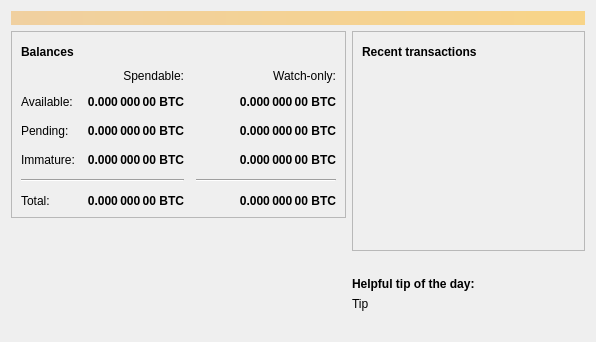
<?xml version="1.0" encoding="UTF-8"?>
<ui version="4.0">
 <class>OverviewPage</class>
 <widget class="QWidget" name="OverviewPage">
  <property name="geometry">
   <rect>
    <x>0</x>
    <y>0</y>
    <width>596</width>
    <height>342</height>
   </rect>
  </property>
  <property name="windowTitle">
   <string>Form</string>
  </property>
  <layout class="QVBoxLayout" name="topLayout">
   <item>
    <widget class="QLabel" name="labelAlerts">
     <property name="visible">
      <bool>false</bool>
     </property>
     <property name="styleSheet">
      <string notr="true">QLabel { background-color: qlineargradient(x1: 0, y1: 0, x2: 1, y2: 0, stop:0 #F0D0A0, stop:1 #F8D488); color:#000000; }</string>
     </property>
     <property name="wordWrap">
      <bool>true</bool>
     </property>
     <property name="margin">
      <number>3</number>
     </property>
     <property name="textInteractionFlags">
      <set>Qt::TextSelectableByMouse</set>
     </property>
    </widget>
   </item>
   <item>
    <layout class="QHBoxLayout" name="horizontalLayout" stretch="1,1">
     <item>
      <layout class="QVBoxLayout" name="verticalLayout_2">
       <item>
        <widget class="QFrame" name="frame">
         <property name="frameShape">
          <enum>QFrame::StyledPanel</enum>
         </property>
         <property name="frameShadow">
          <enum>QFrame::Raised</enum>
         </property>
         <layout class="QVBoxLayout" name="verticalLayout_4">
          <item>
           <layout class="QHBoxLayout" name="horizontalLayout_4">
            <item>
             <widget class="QLabel" name="label_5">
              <property name="font">
               <font>
                <weight>75</weight>
                <bold>true</bold>
               </font>
              </property>
              <property name="text">
               <string>Balances</string>
              </property>
             </widget>
            </item>
            <item>
             <widget class="QPushButton" name="labelWalletStatus">
              <property name="enabled">
               <bool>true</bool>
              </property>
              <property name="maximumSize">
               <size>
                <width>30</width>
                <height>16777215</height>
               </size>
              </property>
              <property name="toolTip">
               <string>The displayed information may be out of date. Your wallet automatically synchronizes with the Bokkcoin network after a connection is established, but this process has not completed yet.</string>
              </property>
              <property name="text">
               <string/>
              </property>
              <property name="icon">
               <iconset resource="../bitcoin.qrc">
                <normaloff>:/icons/warning</normaloff>
                <disabledoff>:/icons/warning</disabledoff>:/icons/warning</iconset>
              </property>
              <property name="iconSize">
               <size>
                <width>24</width>
                <height>24</height>
               </size>
              </property>
              <property name="flat">
               <bool>true</bool>
              </property>
             </widget>
            </item>
            <item>
             <spacer name="horizontalSpacer_3">
              <property name="orientation">
               <enum>Qt::Horizontal</enum>
              </property>
              <property name="sizeHint" stdset="0">
               <size>
                <width>40</width>
                <height>20</height>
               </size>
              </property>
             </spacer>
            </item>
           </layout>
          </item>
          <item>
           <layout class="QGridLayout" name="gridLayout">
            <property name="spacing">
             <number>12</number>
            </property>
            <item row="2" column="2">
             <widget class="QLabel" name="labelWatchPending">
              <property name="font">
               <font>
                <weight>75</weight>
                <bold>true</bold>
               </font>
              </property>
              <property name="cursor">
               <cursorShape>IBeamCursor</cursorShape>
              </property>
              <property name="toolTip">
               <string>Unconfirmed transactions to watch-only addresses</string>
              </property>
              <property name="text">
               <string notr="true">0.000 000 00 BTC</string>
              </property>
              <property name="alignment">
               <set>Qt::AlignRight|Qt::AlignTrailing|Qt::AlignVCenter</set>
              </property>
              <property name="textInteractionFlags">
               <set>Qt::LinksAccessibleByMouse|Qt::TextSelectableByKeyboard|Qt::TextSelectableByMouse</set>
              </property>
             </widget>
            </item>
            <item row="2" column="1">
             <widget class="QLabel" name="labelUnconfirmed">
              <property name="font">
               <font>
                <weight>75</weight>
                <bold>true</bold>
               </font>
              </property>
              <property name="cursor">
               <cursorShape>IBeamCursor</cursorShape>
              </property>
              <property name="toolTip">
               <string>Total of transactions that have yet to be confirmed, and do not yet count toward the spendable balance</string>
              </property>
              <property name="text">
               <string notr="true">0.000 000 00 BTC</string>
              </property>
              <property name="alignment">
               <set>Qt::AlignRight|Qt::AlignTrailing|Qt::AlignVCenter</set>
              </property>
              <property name="textInteractionFlags">
               <set>Qt::LinksAccessibleByMouse|Qt::TextSelectableByKeyboard|Qt::TextSelectableByMouse</set>
              </property>
             </widget>
            </item>
            <item row="3" column="2">
             <widget class="QLabel" name="labelWatchImmature">
              <property name="font">
               <font>
                <weight>75</weight>
                <bold>true</bold>
               </font>
              </property>
              <property name="cursor">
               <cursorShape>IBeamCursor</cursorShape>
              </property>
              <property name="toolTip">
               <string>Mined balance in watch-only addresses that has not yet matured</string>
              </property>
              <property name="text">
               <string notr="true">0.000 000 00 BTC</string>
              </property>
              <property name="alignment">
               <set>Qt::AlignRight|Qt::AlignTrailing|Qt::AlignVCenter</set>
              </property>
              <property name="textInteractionFlags">
               <set>Qt::LinksAccessibleByMouse|Qt::TextSelectableByKeyboard|Qt::TextSelectableByMouse</set>
              </property>
             </widget>
            </item>
            <item row="4" column="0" colspan="2">
             <widget class="Line" name="line">
              <property name="orientation">
               <enum>Qt::Horizontal</enum>
              </property>
             </widget>
            </item>
            <item row="4" column="2">
             <widget class="Line" name="lineWatchBalance">
              <property name="sizePolicy">
               <sizepolicy hsizetype="Preferred" vsizetype="Fixed">
                <horstretch>0</horstretch>
                <verstretch>0</verstretch>
               </sizepolicy>
              </property>
              <property name="minimumSize">
               <size>
                <width>140</width>
                <height>0</height>
               </size>
              </property>
              <property name="orientation">
               <enum>Qt::Horizontal</enum>
              </property>
             </widget>
            </item>
            <item row="5" column="0">
             <widget class="QLabel" name="labelTotalText">
              <property name="text">
               <string>Total:</string>
              </property>
             </widget>
            </item>
            <item row="3" column="1">
             <widget class="QLabel" name="labelImmature">
              <property name="font">
               <font>
                <weight>75</weight>
                <bold>true</bold>
               </font>
              </property>
              <property name="cursor">
               <cursorShape>IBeamCursor</cursorShape>
              </property>
              <property name="toolTip">
               <string>Mined balance that has not yet matured</string>
              </property>
              <property name="text">
               <string notr="true">0.000 000 00 BTC</string>
              </property>
              <property name="alignment">
               <set>Qt::AlignRight|Qt::AlignTrailing|Qt::AlignVCenter</set>
              </property>
              <property name="textInteractionFlags">
               <set>Qt::LinksAccessibleByMouse|Qt::TextSelectableByKeyboard|Qt::TextSelectableByMouse</set>
              </property>
             </widget>
            </item>
            <item row="2" column="3">
             <spacer name="horizontalSpacer_2">
              <property name="orientation">
               <enum>Qt::Horizontal</enum>
              </property>
              <property name="sizeHint" stdset="0">
               <size>
                <width>40</width>
                <height>20</height>
               </size>
              </property>
             </spacer>
            </item>
            <item row="3" column="0">
             <widget class="QLabel" name="labelImmatureText">
              <property name="text">
               <string>Immature:</string>
              </property>
             </widget>
            </item>
            <item row="5" column="1">
             <widget class="QLabel" name="labelTotal">
              <property name="font">
               <font>
                <weight>75</weight>
                <bold>true</bold>
               </font>
              </property>
              <property name="cursor">
               <cursorShape>IBeamCursor</cursorShape>
              </property>
              <property name="toolTip">
               <string>Your current total balance</string>
              </property>
              <property name="text">
               <string notr="true">0.000 000 00 BTC</string>
              </property>
              <property name="alignment">
               <set>Qt::AlignRight|Qt::AlignTrailing|Qt::AlignVCenter</set>
              </property>
              <property name="textInteractionFlags">
               <set>Qt::LinksAccessibleByMouse|Qt::TextSelectableByKeyboard|Qt::TextSelectableByMouse</set>
              </property>
             </widget>
            </item>
            <item row="5" column="2">
             <widget class="QLabel" name="labelWatchTotal">
              <property name="font">
               <font>
                <weight>75</weight>
                <bold>true</bold>
               </font>
              </property>
              <property name="cursor">
               <cursorShape>IBeamCursor</cursorShape>
              </property>
              <property name="toolTip">
               <string>Current total balance in watch-only addresses</string>
              </property>
              <property name="text">
               <string notr="true">0.000 000 00 BTC</string>
              </property>
              <property name="alignment">
               <set>Qt::AlignRight|Qt::AlignTrailing|Qt::AlignVCenter</set>
              </property>
              <property name="textInteractionFlags">
               <set>Qt::LinksAccessibleByMouse|Qt::TextSelectableByKeyboard|Qt::TextSelectableByMouse</set>
              </property>
             </widget>
            </item>
            <item row="0" column="2">
             <widget class="QLabel" name="labelWatchonly">
              <property name="text">
               <string>Watch-only:</string>
              </property>
              <property name="alignment">
               <set>Qt::AlignRight|Qt::AlignTrailing|Qt::AlignVCenter</set>
              </property>
             </widget>
            </item>
            <item row="1" column="0">
             <widget class="QLabel" name="labelBalanceText">
              <property name="text">
               <string>Available:</string>
              </property>
             </widget>
            </item>
            <item row="1" column="1">
             <widget class="QLabel" name="labelBalance">
              <property name="font">
               <font>
                <weight>75</weight>
                <bold>true</bold>
               </font>
              </property>
              <property name="cursor">
               <cursorShape>IBeamCursor</cursorShape>
              </property>
              <property name="toolTip">
               <string>Your current spendable balance</string>
              </property>
              <property name="text">
               <string notr="true">0.000 000 00 BTC</string>
              </property>
              <property name="alignment">
               <set>Qt::AlignRight|Qt::AlignTrailing|Qt::AlignVCenter</set>
              </property>
              <property name="textInteractionFlags">
               <set>Qt::LinksAccessibleByMouse|Qt::TextSelectableByKeyboard|Qt::TextSelectableByMouse</set>
              </property>
             </widget>
            </item>
            <item row="1" column="2">
             <widget class="QLabel" name="labelWatchAvailable">
              <property name="font">
               <font>
                <weight>75</weight>
                <bold>true</bold>
               </font>
              </property>
              <property name="cursor">
               <cursorShape>IBeamCursor</cursorShape>
              </property>
              <property name="toolTip">
               <string>Your current balance in watch-only addresses</string>
              </property>
              <property name="text">
               <string notr="true">0.000 000 00 BTC</string>
              </property>
              <property name="alignment">
               <set>Qt::AlignRight|Qt::AlignTrailing|Qt::AlignVCenter</set>
              </property>
              <property name="textInteractionFlags">
               <set>Qt::LinksAccessibleByMouse|Qt::TextSelectableByKeyboard|Qt::TextSelectableByMouse</set>
              </property>
             </widget>
            </item>
            <item row="2" column="0">
             <widget class="QLabel" name="labelPendingText">
              <property name="text">
               <string>Pending:</string>
              </property>
             </widget>
            </item>
            <item row="0" column="1">
             <widget class="QLabel" name="labelSpendable">
              <property name="text">
               <string>Spendable:</string>
              </property>
              <property name="alignment">
               <set>Qt::AlignRight|Qt::AlignTrailing|Qt::AlignVCenter</set>
              </property>
             </widget>
            </item>
           </layout>
          </item>
         </layout>
        </widget>
       </item>
       <item>
        <spacer name="verticalSpacer">
         <property name="orientation">
          <enum>Qt::Vertical</enum>
         </property>
         <property name="sizeHint" stdset="0">
          <size>
           <width>20</width>
           <height>40</height>
          </size>
         </property>
        </spacer>
       </item>
       <item>
        <widget class="QLabel" name="label_wallet_bgcoin">
         <property name="text">
          <string/>
         </property>
         <property name="pixmap">
          <pixmap resource="../bitcoin.qrc">:/icons/wallet_bgcoin</pixmap>
         </property>
         <property name="scaledContents">
          <bool>false</bool>
         </property>
         <property name="alignment">
          <set>Qt::AlignCenter</set>
         </property>
         <property name="margin">
          <number>-2</number>
         </property>
        </widget>
       </item>
      </layout>
     </item>
     <item>
      <layout class="QVBoxLayout" name="verticalLayout_3">
       <item>
        <widget class="QFrame" name="frame_2">
         <property name="frameShape">
          <enum>QFrame::StyledPanel</enum>
         </property>
         <property name="frameShadow">
          <enum>QFrame::Raised</enum>
         </property>
         <layout class="QVBoxLayout" name="verticalLayout">
          <item>
           <layout class="QHBoxLayout" name="horizontalLayout_2">
            <item>
             <widget class="QLabel" name="label_4">
              <property name="font">
               <font>
                <weight>75</weight>
                <bold>true</bold>
               </font>
              </property>
              <property name="text">
               <string>Recent transactions</string>
              </property>
             </widget>
            </item>
            <item>
             <widget class="QPushButton" name="labelTransactionsStatus">
              <property name="enabled">
               <bool>true</bool>
              </property>
              <property name="maximumSize">
               <size>
                <width>30</width>
                <height>16777215</height>
               </size>
              </property>
              <property name="toolTip">
               <string>The displayed information may be out of date. Your wallet automatically synchronizes with the Bokkcoin network after a connection is established, but this process has not completed yet.</string>
              </property>
              <property name="text">
               <string/>
              </property>
              <property name="icon">
               <iconset resource="../bitcoin.qrc">
                <normaloff>:/icons/warning</normaloff>
                <disabledoff>:/icons/warning</disabledoff>:/icons/warning</iconset>
              </property>
              <property name="iconSize">
               <size>
                <width>24</width>
                <height>24</height>
               </size>
              </property>
              <property name="flat">
               <bool>true</bool>
              </property>
             </widget>
            </item>
            <item>
             <spacer name="horizontalSpacer">
              <property name="orientation">
               <enum>Qt::Horizontal</enum>
              </property>
              <property name="sizeHint" stdset="0">
               <size>
                <width>40</width>
                <height>20</height>
               </size>
              </property>
             </spacer>
            </item>
           </layout>
          </item>
          <item>
           <widget class="QListView" name="listTransactions">
            <property name="styleSheet">
             <string notr="true">QListView { background: transparent; }</string>
            </property>
            <property name="frameShape">
             <enum>QFrame::NoFrame</enum>
            </property>
            <property name="verticalScrollBarPolicy">
             <enum>Qt::ScrollBarAlwaysOff</enum>
            </property>
            <property name="horizontalScrollBarPolicy">
             <enum>Qt::ScrollBarAlwaysOff</enum>
            </property>
            <property name="selectionMode">
             <enum>QAbstractItemView::NoSelection</enum>
            </property>
           </widget>
          </item>
         </layout>
        </widget>
       </item>
       <item>
        <spacer name="verticalSpacer_2">
         <property name="orientation">
          <enum>Qt::Vertical</enum>
         </property>
         <property name="sizeHint" stdset="0">
          <size>
           <width>20</width>
           <height>40</height>
          </size>
         </property>
        </spacer>
       </item>
       <item>
        <layout class="QVBoxLayout" name="verticalLayout_5">
         <property name="topMargin">
          <number>0</number>
         </property>
         <item>
          <widget class="QLabel" name="label_tip_header">
           <property name="font">
            <font>
             <weight>75</weight>
             <bold>true</bold>
            </font>
           </property>
           <property name="text">
            <string>Helpful tip of the day:</string>
           </property>
          </widget>
         </item>
         <item>
          <widget class="QLabel" name="label_tip">
           <property name="text">
            <string>Tip</string>
           </property>
          </widget>
         </item>
         <item>
          <spacer name="verticalSpacer_3">
           <property name="orientation">
            <enum>Qt::Vertical</enum>
           </property>
           <property name="sizeType">
            <enum>QSizePolicy::Maximum</enum>
           </property>
           <property name="sizeHint" stdset="0">
            <size>
             <width>20</width>
             <height>40</height>
            </size>
           </property>
          </spacer>
         </item>
        </layout>
       </item>
      </layout>
     </item>
    </layout>
   </item>
  </layout>
 </widget>
 <resources>
  <include location="../bitcoin.qrc"/>
 </resources>
 <connections/>
</ui>
